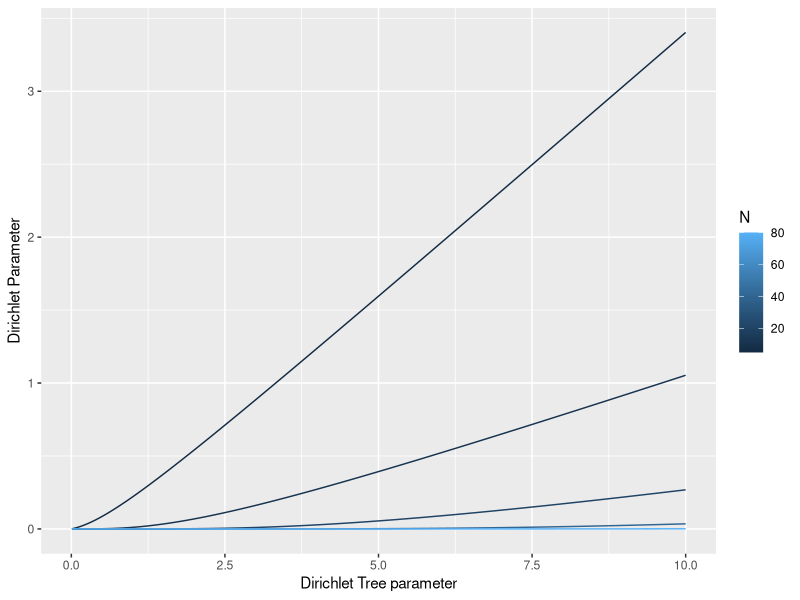
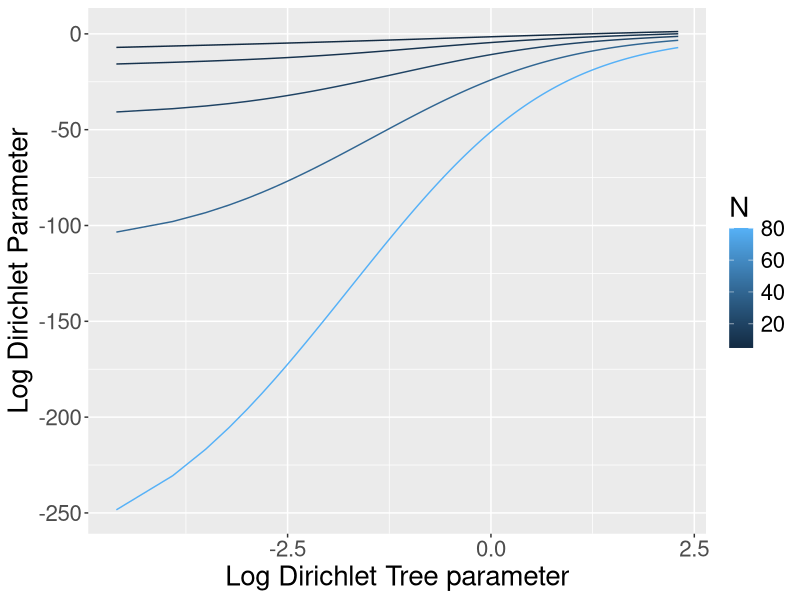

R code for these plots, in order:
#!/usr/bin/Rscript

require(ggplot2)

# Find the equivalent dirichlet prior parameter
dir.equivparam <- function(a, n) {
  A <- 1
  for (k in 2:n) {
    A <- A * (1+a)/(1+k*a)
  }
  alpha.dir <- (A-1)/(1-A*factorial(n))
  return(alpha.dir)
}

out.dtree.alpha <- c()
out.dir.alpha <- c()
out.ns <- c()

ns <- c(5,10,20,40,80)
dtree.alpha <- 1:1000/100

for (n in ns) {
  for (a in dtree.alpha) {
    out.dtree.alpha <- c(out.dtree.alpha, a)
    out.ns <- c(out.ns, n)
    out.dir.alpha <- c(out.dir.alpha, dir.equivparam(a, n))
  }
}

outdf <- data.frame(N=out.ns, dtree.alpha=out.dtree.alpha, dir.alpha=out.dir.alpha)
png('alphas.png', height=600, width=800)
ggplot(outdf, aes(x=dtree.alpha, y=dir.alpha, col=N, group=N)) +
  geom_line() +
  labs(x = "Dirichlet Tree parameter", y = "Dirichlet Parameter")
dev.off()

png('log-alphas.png', height=600, width=800)
ggplot(outdf, aes(x=log(dtree.alpha), y=log(dir.alpha), col=N, group=N)) +
  geom_line() +
  labs(x = "Log Dirichlet Tree parameter", y = "Log Dirichlet Parameter") +
  theme(text = element_text(size = 20))
dev.off()
